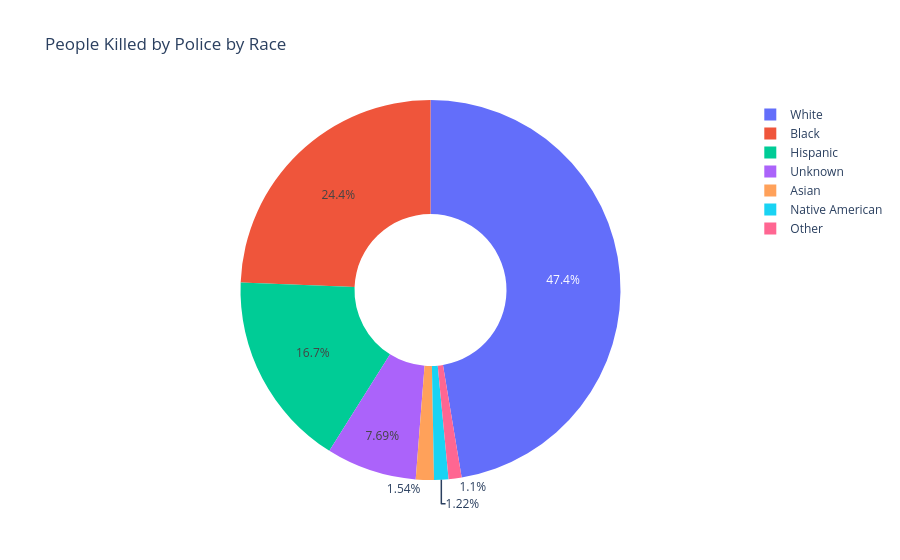

Source (notebook cell):
### Markdown cell above
# Donut Chart of People Killed by Race

Use `.value_counts()`

### Code cell
race_counts = df_fatalities['race'].value_counts()

fig = px.pie(values=race_counts.values,
             names=race_counts.index,
             title='People Killed by Police by Race',
             hole=0.4)
fig.show()

### Figure 1 — Plotly figure (JSON) as saved in the notebook; plotly's stock layout.template omitted (floating-point values rounded to 4 significant figures)
{"data": [{"domain": {"x": [0.0, 1.0], "y": [0.0, 1.0]}, "hole": 0.4, "hovertemplate": "label=%{label}<br>value=%{value}<extra></extra>", "labels": ["White", "Black", "Hispanic", "Unknown", "Asian", "Native American", "Other"], "legendgroup": "", "name": "", "showlegend": true, "values": [1201, 618, 423, 195, 39, 31, 28], "type": "pie"}], "layout": {"legend": {"tracegroupgap": 0}, "title": {"text": "People Killed by Police by Race"}}}
